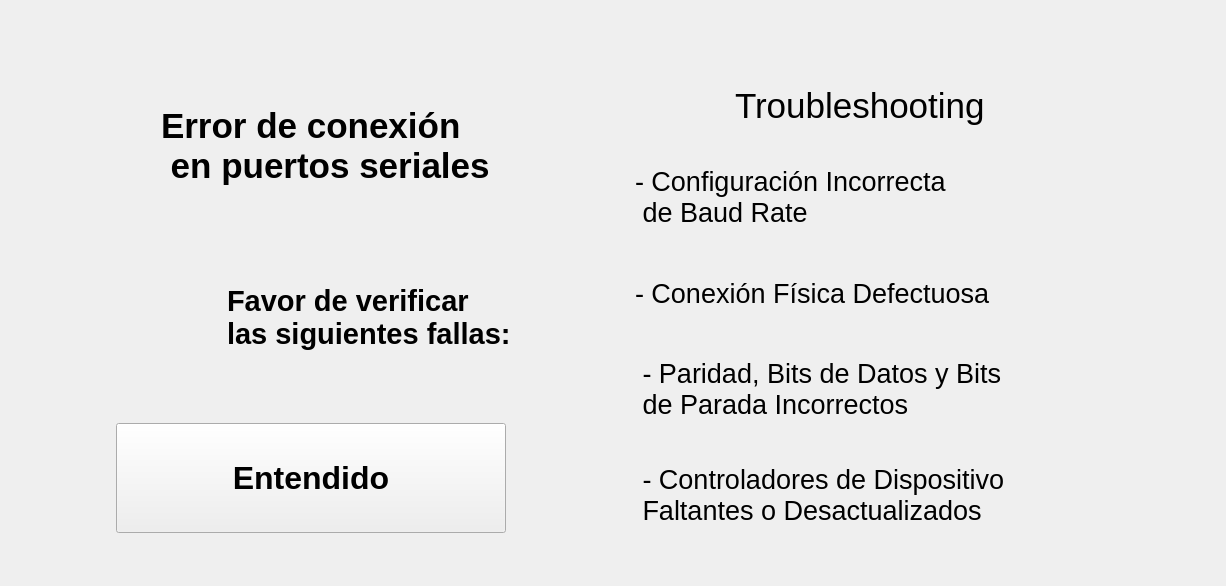
      <widget class="QWidget" name="page_2">
       <layout class="QGridLayout" name="gridLayout_7">
        <item row="0" column="0">
         <layout class="QHBoxLayout" name="horizontalLayout_42">
          <property name="topMargin">
           <number>60</number>
          </property>
          <property name="bottomMargin">
           <number>30</number>
          </property>
          <item>
           <layout class="QVBoxLayout" name="verticalLayout_19">
            <property name="leftMargin">
             <number>50</number>
            </property>
            <item>
             <layout class="QHBoxLayout" name="horizontalLayout_52">
              <property name="spacing">
               <number>30</number>
              </property>
              <item>
               <widget class="QLabel" name="lblTest1_8">
                <property name="minimumSize">
                 <size>
                  <width>70</width>
                  <height>70</height>
                 </size>
                </property>
                <property name="maximumSize">
                 <size>
                  <width>70</width>
                  <height>70</height>
                 </size>
                </property>
                <property name="text">
                 <string/>
                </property>
                <property name="pixmap">
                 <pixmap resource="../resources/resources.qrc">:/resources/connection.png</pixmap>
                </property>
                <property name="scaledContents">
                 <bool>true</bool>
                </property>
               </widget>
              </item>
              <item>
               <widget class="QLabel" name="lblCode_30">
                <property name="minimumSize">
                 <size>
                  <width>400</width>
                  <height>130</height>
                 </size>
                </property>
                <property name="maximumSize">
                 <size>
                  <width>400</width>
                  <height>130</height>
                 </size>
                </property>
                <property name="font">
                 <font>
                  <pointsize>26</pointsize>
                  <weight>75</weight>
                  <bold>true</bold>
                 </font>
                </property>
                <property name="text">
                 <string>Error de conexión
 en puertos seriales</string>
                </property>
               </widget>
              </item>
             </layout>
            </item>
            <item>
             <layout class="QHBoxLayout" name="horizontalLayout_17">
              <property name="spacing">
               <number>30</number>
              </property>
              <item>
               <widget class="QLabel" name="lblCode_31">
                <property name="minimumSize">
                 <size>
                  <width>70</width>
                  <height>70</height>
                 </size>
                </property>
                <property name="maximumSize">
                 <size>
                  <width>70</width>
                  <height>70</height>
                 </size>
                </property>
                <property name="text">
                 <string/>
                </property>
                <property name="pixmap">
                 <pixmap resource="../resources/resources.qrc">:/resources/magnifying-glass.png</pixmap>
                </property>
                <property name="scaledContents">
                 <bool>true</bool>
                </property>
                <property name="wordWrap">
                 <bool>false</bool>
                </property>
               </widget>
              </item>
              <item>
               <widget class="QLabel" name="label_5">
                <property name="minimumSize">
                 <size>
                  <width>300</width>
                  <height>180</height>
                 </size>
                </property>
                <property name="maximumSize">
                 <size>
                  <width>300</width>
                  <height>180</height>
                 </size>
                </property>
                <property name="font">
                 <font>
                  <pointsize>22</pointsize>
                  <weight>75</weight>
                  <bold>true</bold>
                 </font>
                </property>
                <property name="styleSheet">
                 <string notr="true"/>
                </property>
                <property name="text">
                 <string>Favor de verificar
las siguientes fallas:</string>
                </property>
               </widget>
              </item>
             </layout>
            </item>
            <item>
             <layout class="QHBoxLayout" name="horizontalLayout_18">
              <item>
               <layout class="QHBoxLayout" name="horizontalLayout_19">
                <property name="spacing">
                 <number>60</number>
                </property>
                <item>
                 <widget class="QPushButton" name="btnSerialErrorOK">
                  <property name="minimumSize">
                   <size>
                    <width>390</width>
                    <height>110</height>
                   </size>
                  </property>
                  <property name="maximumSize">
                   <size>
                    <width>390</width>
                    <height>110</height>
                   </size>
                  </property>
                  <property name="font">
                   <font>
                    <pointsize>24</pointsize>
                    <weight>75</weight>
                    <bold>true</bold>
                   </font>
                  </property>
                  <property name="styleSheet">
                   <string notr="true">QPushButton {
	
	color: rgb(255, 255, 255);
	background-color: rgb(11, 186, 78);
     border: 4px solid rgb(11, 186, 78); /* Borde para el QStackedWidget */
    border-radius: 25px; /* Bordes redondeados solo para el QStackedWidget */
    padding: 5px; /* Opcional: agrega espacio interno */
}

QPushButton &gt; * {
    border: none; /* Asegura que los elementos dentro del QStackedWidget no hereden el borde */
    border-radius: 0px; /* Restablece el border-radius para los elementos internos */
    background-color: transparent; /* Opción para mantener el fondo de los elementos internos */
}</string>
                  </property>
                  <property name="text">
                   <string>Entendido</string>
                  </property>
                 </widget>
                </item>
               </layout>
              </item>
             </layout>
            </item>
           </layout>
          </item>
          <item>
           <spacer name="horizontalSpacer_43">
            <property name="orientation">
             <enum>Qt::Horizontal</enum>
            </property>
            <property name="sizeType">
             <enum>QSizePolicy::Expanding</enum>
            </property>
            <property name="sizeHint" stdset="0">
             <size>
              <width>68</width>
              <height>20</height>
             </size>
            </property>
           </spacer>
          </item>
          <item>
           <layout class="QVBoxLayout" name="verticalLayout_6">
            <item>
             <layout class="QHBoxLayout" name="horizontalLayout_53">
              <property name="spacing">
               <number>30</number>
              </property>
              <item>
               <widget class="QLabel" name="lblTest1_9">
                <property name="minimumSize">
                 <size>
                  <width>70</width>
                  <height>70</height>
                 </size>
                </property>
                <property name="maximumSize">
                 <size>
                  <width>70</width>
                  <height>70</height>
                 </size>
                </property>
                <property name="text">
                 <string/>
                </property>
                <property name="pixmap">
                 <pixmap resource="../resources/resources.qrc">:/resources/warning.png</pixmap>
                </property>
                <property name="scaledContents">
                 <bool>true</bool>
                </property>
               </widget>
              </item>
              <item>
               <widget class="QLabel" name="lblCode_32">
                <property name="minimumSize">
                 <size>
                  <width>450</width>
                  <height>30</height>
                 </size>
                </property>
                <property name="font">
                 <font>
                  <pointsize>26</pointsize>
                 </font>
                </property>
                <property name="text">
                 <string>Troubleshooting</string>
                </property>
               </widget>
              </item>
             </layout>
            </item>
            <item>
             <layout class="QVBoxLayout" name="verticalLayout_4">
              <item>
               <widget class="QLabel" name="label_3">
                <property name="minimumSize">
                 <size>
                  <width>580</width>
                  <height>100</height>
                 </size>
                </property>
                <property name="maximumSize">
                 <size>
                  <width>580</width>
                  <height>100</height>
                 </size>
                </property>
                <property name="font">
                 <font>
                  <pointsize>20</pointsize>
                 </font>
                </property>
                <property name="text">
                 <string>- Configuración Incorrecta
 de Baud Rate</string>
                </property>
               </widget>
              </item>
              <item>
               <widget class="QLabel" name="label_6">
                <property name="minimumSize">
                 <size>
                  <width>580</width>
                  <height>80</height>
                 </size>
                </property>
                <property name="maximumSize">
                 <size>
                  <width>580</width>
                  <height>80</height>
                 </size>
                </property>
                <property name="font">
                 <font>
                  <pointsize>20</pointsize>
                 </font>
                </property>
                <property name="text">
                 <string>- Conexión Física Defectuosa</string>
                </property>
               </widget>
              </item>
              <item>
               <widget class="QLabel" name="label_11">
                <property name="minimumSize">
                 <size>
                  <width>580</width>
                  <height>100</height>
                 </size>
                </property>
                <property name="maximumSize">
                 <size>
                  <width>580</width>
                  <height>100</height>
                 </size>
                </property>
                <property name="font">
                 <font>
                  <pointsize>20</pointsize>
                 </font>
                </property>
                <property name="text">
                 <string> - Paridad, Bits de Datos y Bits
 de Parada Incorrectos</string>
                </property>
               </widget>
              </item>
              <item>
               <widget class="QLabel" name="label_23">
                <property name="minimumSize">
                 <size>
                  <width>580</width>
                  <height>100</height>
                 </size>
                </property>
                <property name="maximumSize">
                 <size>
                  <width>580</width>
                  <height>100</height>
                 </size>
                </property>
                <property name="font">
                 <font>
                  <pointsize>20</pointsize>
                 </font>
                </property>
                <property name="text">
                 <string> - Controladores de Dispositivo
 Faltantes o Desactualizados</string>
                </property>
               </widget>
              </item>
             </layout>
            </item>
           </layout>
          </item>
         </layout>
        </item>
       </layout>
      </widget>
